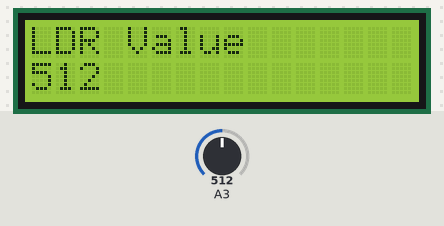
The sketch below on a simulated Arduino Uno, built with avr-gcc and run on an emulated ATmega328P. Parts: 16×2 character LCD. Inputs (shaded band) come from the test bench; at power-on: A3 = 512. What the sketch prints to the serial monitor is not drawn.

Above: at 1.2 s.
1.3 s: A3 set to 984
At 1.7 s:
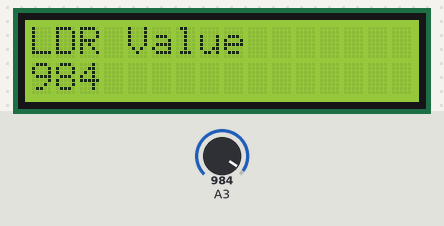
2.8 s: A3 set to 1012
At 4.0 s:
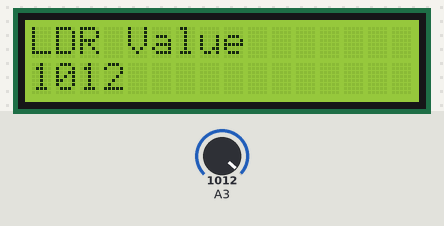
4.3 s: A3 set to 1023
At 5.3 s:
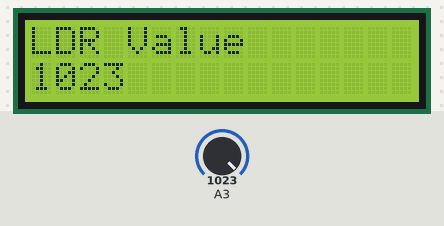
Timing chart, 0 to 7.3 s (numbered marks = the images above; inputs shaded):
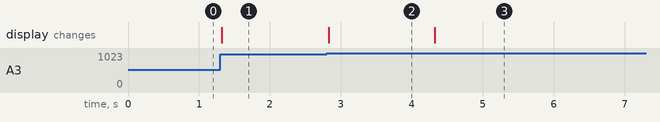

Measured:
- after the input at 1.3 s, the display: changes at once (image 1)
- after the input at 2.8 s, the display: changes at once (image 2)
- after the input at 4.3 s, the display: changes at once (image 3)

The sketch:

ques1_11.ino
```cpp
#include <LiquidCrystal.h>
const int rs = 2, en = 3, d4 = 4, d5 = 8, d6 = 12, d7 = 13;
LiquidCrystal lcd(rs, en, d4, d5, d6, d7);
void setup() {
  pinMode(A3, INPUT);
  Serial.begin(9600);
  lcd.begin(16,2);
}

void loop() {
  int ldr;
  ldr = analogRead(A3);
  Serial.println("LDR value:");
  Serial.println(ldr);
  lcd.setCursor(0, 0);
  lcd.print("LDR Value");
  lcd.setCursor(0, 1);
  lcd.print(ldr);
}
```
